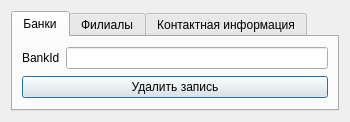
<?xml version="1.0" encoding="UTF-8"?>
<ui version="4.0">
 <class>DeleteRecord</class>
 <widget class="QDialog" name="DeleteRecord">
  <property name="geometry">
   <rect>
    <x>0</x>
    <y>0</y>
    <width>350</width>
    <height>122</height>
   </rect>
  </property>
  <property name="maximumSize">
   <size>
    <width>350</width>
    <height>122</height>
   </size>
  </property>
  <property name="windowTitle">
   <string>Dialog</string>
  </property>
  <layout class="QGridLayout" name="gridLayout">
   <item row="0" column="0">
    <widget class="QTabWidget" name="tabWidget">
     <property name="currentIndex">
      <number>0</number>
     </property>
     <widget class="QWidget" name="Bank">
      <attribute name="title">
       <string>Банки</string>
      </attribute>
      <layout class="QGridLayout" name="gridLayout_2">
       <item row="0" column="0">
        <widget class="QLabel" name="BankId">
         <property name="text">
          <string>BankId</string>
         </property>
        </widget>
       </item>
       <item row="0" column="1">
        <widget class="QLineEdit" name="BankIdLine"/>
       </item>
       <item row="1" column="0" colspan="2">
        <widget class="QPushButton" name="BankRemoveButton">
         <property name="text">
          <string>Удалить запись</string>
         </property>
        </widget>
       </item>
      </layout>
     </widget>
     <widget class="QWidget" name="tab_2">
      <attribute name="title">
       <string>Филиалы</string>
      </attribute>
      <layout class="QGridLayout" name="gridLayout_3">
       <item row="0" column="0">
        <widget class="QLabel" name="BranchId">
         <property name="text">
          <string>BranchId</string>
         </property>
        </widget>
       </item>
       <item row="0" column="1">
        <widget class="QLineEdit" name="BranchLine"/>
       </item>
       <item row="1" column="0" colspan="2">
        <widget class="QPushButton" name="BranchRemoveButton">
         <property name="text">
          <string>Удалить запись</string>
         </property>
        </widget>
       </item>
      </layout>
     </widget>
     <widget class="QWidget" name="tab">
      <attribute name="title">
       <string>Контактная информация</string>
      </attribute>
      <layout class="QGridLayout" name="gridLayout_4">
       <item row="0" column="0">
        <widget class="QLabel" name="ContactInfoLabel">
         <property name="text">
          <string>ContactInfoId</string>
         </property>
        </widget>
       </item>
       <item row="0" column="1">
        <widget class="QLineEdit" name="ContactInfoLine"/>
       </item>
       <item row="1" column="0" colspan="2">
        <widget class="QPushButton" name="ContactInfoButton">
         <property name="text">
          <string>Удалить запись</string>
         </property>
        </widget>
       </item>
      </layout>
     </widget>
    </widget>
   </item>
  </layout>
 </widget>
 <resources/>
 <connections/>
</ui>
